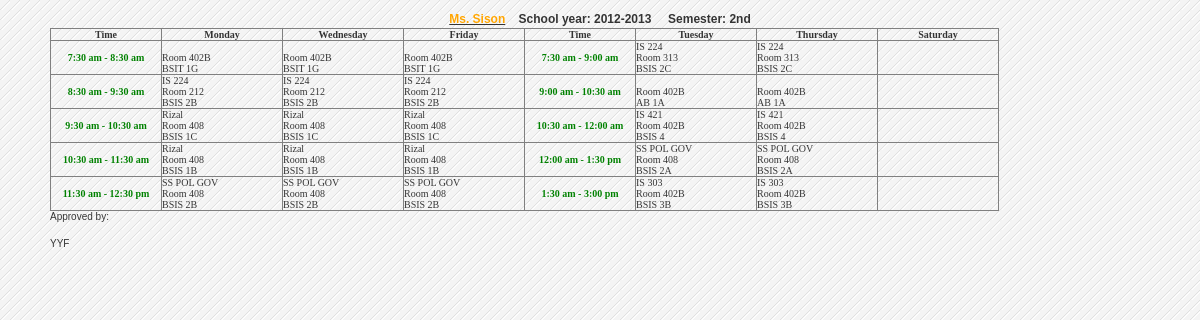
Screenshot of /admin/preview.php with the database file from the repository.
### tables this page shows
CREATE TABLE `schedule` (
  `schedule_id` int(11) NOT NULL,
  `semester` varchar(10) NOT NULL,
  `sy` varchar(20) NOT NULL,
  `CYS` varchar(100) NOT NULL,
  `subject` varchar(50) NOT NULL,
  `teacher` varchar(50) NOT NULL,
  `room` varchar(20) NOT NULL,
  `day` varchar(100) NOT NULL,
  `time` varchar(20) NOT NULL,
  `time_end` varchar(50) NOT NULL,
  `type` varchar(20) NOT NULL,
  `day1` varchar(20) NOT NULL
);

### admin/preview.php (the view, shortened to what this page needs)
<?php include('dbcon.php');
include('header.php');
 ?>
 <div class="wrapper_print">
 <?php
$semester=$_POST['semester'];
$sy=$_POST['sy'];
$search_query_all=mysqli_query($conn,"select * from schedule where teacher like '%$teacher%' and semester like '%$semester%' and sy like '%$sy%'")or die(mysqli_error());
$search_query1=mysqli_query($conn,"select * from schedule where teacher like '%$teacher%' and semester like '%$semester%' and sy like '%$sy%'")or die(mysqli_error());
$row=mysqli_fetch_assoc($search_query1);
?>
 <u>
<h5 align="center">
 <font color="Orange"><?php echo $row['teacher'];  ?></font></u>&nbsp;&nbsp;&nbsp;&nbsp;School year:&nbsp;<?php echo $row['sy']; ?>&nbsp;&nbsp;&nbsp;&nbsp;
Semester:&nbsp;<?php echo $row['semester']; ?>
<table border="1">
  <thead>
    <tr>
      <th><font size="1">Time</font></th>
      <th><font size="1">Monday</font></th>
      <th><font size="1">Wednesday</font></th>
      <th><font size="1">Friday</font></th>
      <th><font size="1">Time</font></th>
      <th><font size="1">Tuesday</font></th>
      <th><font size="1">Thursday</font></th>
      <th><font size="1">Saturday</font></th>
    </tr>
  </thead>
  <tbody>
    <tr>
      <td width="110" align="center">
	   <font size="1">
	  <b><font color="green">7:30 am - 8:30 am</b>
	 </font>
	 </td>
      <td width="120">
	  <font size="1">
	  <?php
	  $result=mysqli_query($conn,"select * from schedule where teacher like '%$teacher%' and semester like '%$semester%' and sy like '%$sy%' and type='' and day like '%Monday%' and time='7:30 am' and time_end='8:30 am' ")or die(mysqli_error());
	  $row=mysqli_fetch_array($result);
	 echo '<br>';
	 echo $row['room'];
	 echo '<br>';
	 echo $row['CYS'];
	  ?>
	  </font>
	  </td>
	   <td width="120">
	  	   <font size="1">
		  <?php
	  $result1=mysqli_query($conn,"select * from schedule where teacher like '%$teacher%' and semester like '%$semester%' and sy like '%$sy%' and type='' and day like '%Wednesday%' and time='7:30 am' and time_end='8:30 am' ")or die(mysqli_error());
	  $row1=mysqli_fetch_array($result1);
	 echo '<br>';
	 echo $row1['room'];
	 echo '<br>';
	 echo $row1['CYS'];
	  ?>
	  </font>
	 </td>
	    <td width="120">
	  	   <font size="1">
		  <?php
	  $result1=mysqli_query($conn,"select * from schedule where teacher like '%$teacher%' and semester like '%$semester%' and sy like '%$sy%' and type='' and day like '%Friday%' and time='7:30 am' and time_end='8:30 am' ")or die(mysqli_error());
	  $row1=mysqli_fetch_array($result1);
	 echo '<br>';
	 echo $row1['room'];
	 echo '<br>';
	 echo $row1['CYS'];
	  ?>
	  </font>
	  </td>
	    <td width="110" align="center">
		 <font size="1" color="green">
		<b>7:30 am - 9:00 am</b>
		</font>
		</td>
	    <td width="120">
		  <font size="1">
		 <?php
	  $result=mysqli_query($conn,"select * from schedule where teacher like '%$teacher%' and semester like '%$semester%' and sy like '%$sy%' and type='' and day like '%Tuesday%' and time='7:30 am' and time_end='9:00 am' ")or die(mysqli_error());
	  $row=mysqli_fetch_array($result);
	 echo $row['subject'];
	 echo '<br>';
	 echo $row['room'];
	 echo '<br>';
	 echo $row['CYS'];
	  ?>
	  </font>
		</td>
	    <td width="120">
 <font size="1">
			<?php
	  $result=mysqli_query($conn,"select * from schedule where teacher like '%$teacher%' and semester like '%$semester%' and sy like '%$sy%' and type='' and day like '%Thursday%' and time='7:30 am' and time_end='9:00 am' ")or die(mysqli_error());
	  $row=mysqli_fetch_array($result);
	 echo $row['subject'];
	 echo '<br>';
	 echo $row['room'];
	 echo '<br>';
	 echo $row['CYS'];
	  ?>
	  </font>
		</td>
	    <td width="120">
		</td>
	  </tr>
	   <tr>
      <td width="110" align="center">
	   <font size="1" color="green">
	  <b>8:30 am - 9:30 am</b>
	 </font>
	 </td>
      <td width="120">
	  <font size="1">
	  <?php
	  $result=mysqli_query($conn,"select * from schedule where teacher like '%$teacher%' and semester like '%$semester%' and sy like '%$sy%' and type='' and day like '%Monday%' and time='8:30 am' and time_end='9:30 am' ")or die(mysqli_error());
	  $row=mysqli_fetch_array($result);
	 echo $row['subject'];
	 echo '<br>';
	 echo $row['room'];
	 echo '<br>';
	 echo $row['CYS'];
	  ?>
	  </font>
	  </td>
	   <td width="120">
	  	   <font size="1">
		  <?php
	  $result1=mysqli_query($conn,"select * from schedule where teacher like '%$teacher%' and semester like '%$semester%' and sy like '%$sy%' and type='' and day like '%Wednesday%' and time='8:30 am' and time_end='9:30 am' ")or die(mysqli_error());
	  $row1=mysqli_fetch_array($result1);
	 echo $row1['subject'];
	 echo '<br>';
	 echo $row1['room'];
	 echo '<br>';
	 echo $row1['CYS'];
	  ?>
	  </font>
	 </td>
	    <td width="120">
	  	   <font size="1">
		  <?php
	  $result1=mysqli_query($conn,"select * from schedule where teacher like '%$teacher%' and semester like '%$semester%' and sy like '%$sy%' and type='' and day like '%Friday%' and time='8:30 am' and time_end='9:30 am' ")or die(mysqli_error());
	  $row1=mysqli_fetch_array($result1);
	 echo $row1['subject'];
	 echo '<br>';
	 echo $row1['room'];
	 echo '<br>';
	 echo $row1['CYS'];
	  ?>
	  </font>
	  </td>
	    <td width="70" align="center">
		 <font size="1" color="green">
		<b>9:00 am - 10:30 am</b>
		</font>
		</td>
	    <td width="120">
		  <font size="1">
		 <?php
	  $result=mysqli_query($conn,"select * from schedule where teacher like '%$teacher%' and semester like '%$semester%' and sy like '%$sy%' and type='' and day like '%Tuesday%' and time='9:00 am' and time_end='10:30 am' ")or die(mysqli_error());
	  $row=mysqli_fetch_array($result);
	 echo '<br>';
	 echo $row['room'];
	 echo '<br>';
	 echo $row['CYS'];
	  ?>
	  </font>
		</td>
	    <td width="120">
 <font size="1">
			<?php
	  $result=mysqli_query($conn,"select * from schedule where teacher like '%$teacher%' and semester like '%$semester%' and sy like '%$sy%' and type='' and day like '%Thursday%' and time='9:00 am' and time_end='10:30 am' ")or die(mysqli_error());
	  $row=mysqli_fetch_array($result);
	 echo '<br>';
	 echo $row['room'];
	 echo '<br>';
	 echo $row['CYS'];
	  ?>
	  </font>
		</td>
	    <td width="120">
		</td>
	  </tr>
	     <tr>
      <td width="70" align="center">
	   <font size="1" color="green">
	  <b>9:30 am - 10:30 am</b>
	 </font>
	 </td>
      <td width="120">
	  <font size="1">
	  <?php
	  $result=mysqli_query($conn,"select * from schedule where teacher like '%$teacher%' and semester like '%$semester%' and sy like '%$sy%' and type='' and day like '%Monday%' and time='9:30 am' and time_end='10:30 am' ")or die(mysqli_error());
	  $row=mysqli_fetch_array($result);
	 echo $row['subject'];
	 echo '<br>';
	 echo $row['room'];
	 echo '<br>';
	 echo $row['CYS'];
	  ?>
	  </font>
	  </td>
	   <td width="120">
	  	   <font size="1">
		  <?php
	  $result1=mysqli_query($conn,"select * from schedule where teacher like '%$teacher%' and semester like '%$semester%' and sy like '%$sy%' and type='' and day like '%Wednesday%' and time='9:30 am' and time_end='10:30 am' ")or die(mysqli_error());
	  $row1=mysqli_fetch_array($result1);
	 echo $row1['subject'];
	 echo '<br>';
	 echo $row1['room'];
	 echo '<br>';
	 echo $row1['CYS'];
	  ?>
	  </font>
	 </td>
	    <td width="120">
	  	   <font size="1">
		  <?php
	  $result1=mysqli_query($conn,"select * from schedule where teacher like '%$teacher%' and semester like '%$semester%' and sy like '%$sy%' and type='' and day like '%Friday%' and time='9:30 am' and time_end='10:30 am' ")or die(mysqli_error());
	  $row1=mysqli_fetch_array($result1);
	 echo $row1['subject'];
	 echo '<br>';
	 echo $row1['room'];
	 echo '<br>';
	 echo $row1['CYS'];
	  ?>
	  </font>
	  </td>
	    <td width="70" align="center">
		 <font size="1" color="green">
		<b>10:30 am - 12:00 am</b>
		</font>
		</td>
	    <td width="120">
		  <font size="1">
		 <?php
	  $result=mysqli_query($conn,"select * from schedule where teacher like '%$teacher%' and semester like '%$semester%' and sy like '%$sy%' and type='' and day like '%Tuesday%' and time='10:30 am' and time_end='12:00 am' ")or die(mysqli_error());
	  $row=mysqli_fetch_array($result);
	 echo $row['subject'];
	 echo '<br>';
	 echo $row['room'];
	 echo '<br>';
	 echo $row['CYS'];
	  ?>
	  </font>
		</td>
	    <td width="120">
 <font size="1">
			<?php
	  $result=mysqli_query($conn,"select * from schedule where teacher like '%$teacher%' and semester like '%$semester%' and sy like '%$sy%' and type='' and day like '%Thursday%' and time='10:30 am' and time_end='12:00 am' ")or die(mysqli_error());
	  $row=mysqli_fetch_array($result);
	 echo $row['subject'];
	 echo '<br>';
	 echo $row['room'];
	 echo '<br>';
	 echo $row['CYS'];
	  ?>
	  </font>
		</td>
	    <td width="120">
		</td>
	  </tr>
	     <tr>
      <td width="70" align="center">
	   <font size="1" color="green">
	  <b>10:30 am - 11:30 am</b>
	 </font>
	 </td>
      <td width="120">
	  <font size="1">
	  <?php
	  $result=mysqli_query($conn,"select * from schedule where teacher like '%$teacher%' and semester like '%$semester%' and sy like '%$sy%' and type='' and day like '%Monday%' and time='10:30 am' and time_end='11:30 am' ")or die(mysqli_error());
	  $row=mysqli_fetch_array($result);
	 echo $row['subject'];
	 echo '<br>';
	 echo $row['room'];
	 echo '<br>';
	 echo $row['CYS'];
	  ?>
	  </font>
	  </td>
	   <td width="120">
	  	   <font size="1">
		  <?php
	  $result1=mysqli_query($conn,"select * from schedule where teacher like '%$teacher%' and semester like '%$semester%' and sy like '%$sy%' and type='' and day like '%Wednesday%' and time='10:30 am' and time_end='11:30 am' ")or die(mysqli_error());
	  $row1=mysqli_fetch_array($result1);
	 echo $row1['subject'];
	 echo '<br>';
	 echo $row1['room'];
	 echo '<br>';
	 echo $row1['CYS'];
	  ?>
	  </font>
	 </td>
	    <td width="120">
	  	   <font size="1">
		  <?php
	  $result1=mysqli_query($conn,"select * from schedule where teacher like '%$teacher%' and semester like '%$semester%' and sy like '%$sy%' and type='' and day like '%Friday%' and time='10:30 am' and time_end='11:30 am' ")or die(mysqli_error());
	  $row1=mysqli_fetch_array($result1);
	 echo $row1['subject'];
	 echo '<br>';
	 echo $row1['room'];
	 echo '<br>';
	 echo $row1['CYS'];
	  ?>
	  </font>
	  </td>
	    <td width="70" align="center">
		 <font size="1" color="green">
		<b>12:00 am - 1:30 pm</b>
		</font>
		</td>
	    <td width="120">
		  <font size="1">
		 <?php
	  $result=mysqli_query($conn,"select * from schedule where teacher like '%$teacher%' and semester like '%$semester%' and sy like '%$sy%' and type='' and day like '%Tuesday%' and time='12:00 am' and time_end='1:30 pm' ")or die(mysqli_error());
	  $row=mysqli_fetch_array($result);
	 echo $row['subject'];
	 echo '<br>';
	 echo $row['room'];
	 echo '<br>';
	 echo $row['CYS'];
	  ?>
	  </font>
		</td>
	    <td width="120">
 <font size="1">
			<?php
	  $result=mysqli_query($conn,"select * from schedule where teacher like '%$teacher%' and semester like '%$semester%' and sy like '%$sy%' and type='' and day like '%Thursday%' and time='12:00 am' and time_end='1:30 pm' ")or die(mysqli_error());
	  $row=mysqli_fetch_array($result);
	 echo $row['subject'];
	 echo '<br>';
	 echo $row['room'];
	 echo '<br>';
	 echo $row['CYS'];
	  ?>
	  </font>
		</td>
	    <td width="120">
		</td>
	  </tr>
	   <tr>
      <td width="70" align="center">
	   <font size="1" color="green">
	  <b>11:30 am - 12:30 pm</b>
	 </font>
	 </td>
      <td width="120">
	  <font size="1">
	  <?php
	  $result=mysqli_query($conn,"select * from schedule where teacher like '%$teacher%' and semester like '%$semester%' and sy like '%$sy%' and type='' and day like '%Monday%' and time='11:30 am' and time_end='12:30 pm' ")or die(mysqli_error());
	  $row=mysqli_fetch_array($result);
	 echo $row['subject'];
	 echo '<br>';
	 echo $row['room'];
	 echo '<br>';
	 echo $row['CYS'];
	  ?>
	  </font>
	  </td>
	   <td width="120">
	  	   <font size="1">
		  <?php
	  $result1=mysqli_query($conn,"select * from schedule where teacher like '%$teacher%' and semester like '%$semester%' and sy like '%$sy%' and type='' and day like '%Wednesday%' and time='11:30 am' and time_end='12:30 pm' ")or die(mysqli_error());
	  $row1=mysqli_fetch_array($result1);
	 echo $row1['subject'];
	 echo '<br>';
	 echo $row1['room'];
	 echo '<br>';
	 echo $row1['CYS'];
	  ?>
	  </font>
	 </td>
	    <td width="120">
	  	   <font size="1">
		  <?php
	  $result1=mysqli_query($conn,"select * from schedule where teacher like '%$teacher%' and semester like '%$semester%' and sy like '%$sy%' and type='' and day like '%Friday%' and time='11:30 am' and time_end='12:30 pm' ")or die(mysqli_error());
	  $row1=mysqli_fetch_array($result1);
	 echo $row1['subject'];
	 echo '<br>';
	 echo $row1['room'];
	 echo '<br>';
	 echo $row1['CYS'];
	  ?>
	  </font>
	  </td>
	    <td width="70" align="center">
		 <font size="1" color="green">
		<b>1:30 am - 3:00 pm</b>
		</font>
		</td>
	    <td width="120">
		  <font size="1">
		 <?php
	  $result=mysqli_query($conn,"select * from schedule where teacher like '%$teacher%' and semester like '%$semester%' and sy like '%$sy%' and type='' and day like '%Tuesday%' and time='1:30 pm' and time_end='3:00 pm' ")or die(mysqli_error());
	  $row=mysqli_fetch_array($result);
	 echo $row['subject'];
	 echo '<br>';
	 echo $row['room'];
	 echo '<br>';
	 echo $row['CYS'];
	  ?>
	  </font>
		</td>
	    <td width="120">
 <font size="1">
			<?php
	  $result=mysqli_query($conn,"select * from schedule where teacher like '%$teacher%' and semester like '%$semester%' and sy like '%$sy%' and type='' and day like '%Thursday%' and time='1:30 pm' and time_end='3:00 pm' ")or die(mysqli_error());
	  $row=mysqli_fetch_array($result);
	 echo $row['subject'];
	 echo '<br>';
	 echo $row['room'];
	 echo '<br>';
	 echo $row['CYS'];
	  ?>
	  </font>
		</td>
	    <td width="120">
  </tbody>
  </table>
<font size="1">Approved by:</font>
<br>
<br>
<font size="1">YYF
  </div>
  </html>

### admin/css/style.css (style rules this page uses)
* { margin:0; padding:0; }
.wrapper_print { width:1100px; margin:10px auto; min-height:550px; }

### rows the page displays
schedule: teacher "Ms. Sison", sy "2012-2013", semester "2nd", room "Room 402B", CYS "AB 1A"
schedule: room "Room 402B", CYS "BSIT 1G"
schedule: subject "IS 224", room "Room 313", CYS "BSIS 2C"
schedule: subject "IS 224", room "Room 212", CYS "BSIS 2B"
schedule: subject "Rizal", room "Room 408", CYS "BSIS 1C"
schedule: subject "IS 421", room "Room 402B", CYS "BSIS 4"
schedule: subject "Rizal", room "Room 408", CYS "BSIS 1B"
schedule: subject "SS POL GOV", room "Room 408", CYS "BSIS 2A"
schedule: subject "SS POL GOV", room "Room 408", CYS "BSIS 2B"
schedule: subject "IS 303", room "Room 402B", CYS "BSIS 3B"
